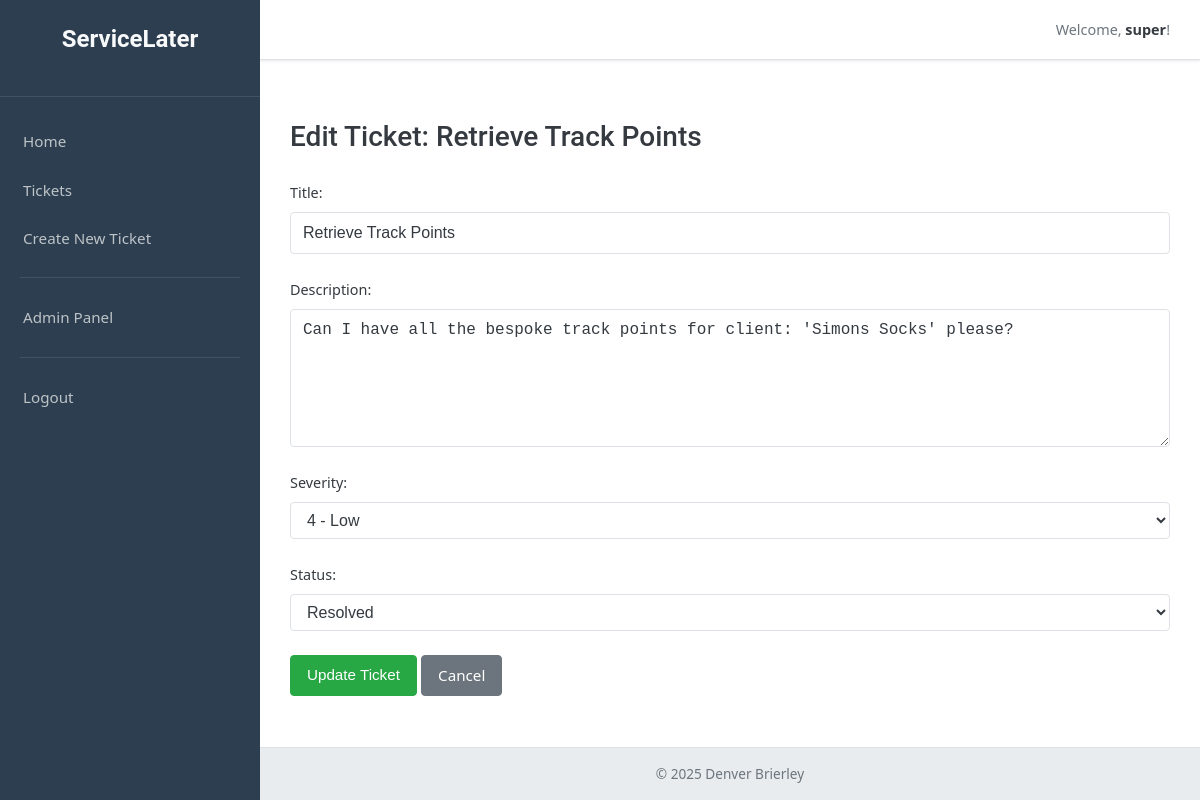
Page /tickets/16/update/ (signed in) on the committed database.
### tickets/models.py (models this page shows, shortened)
class Tickets(models.Model):
    ticket_id = models.AutoField(primary_key=True)
    title = models.CharField(max_length=100)
    description = models.TextField()
    severity = models.IntegerField()
    status = models.CharField(max_length=50)

### tickets/views.py (the view)
# urls.py: path('tickets/<int:ticket_id>/update/', views.ticket_update_view, name='ticket_update'),
@login_required
def ticket_update_view(request, ticket_id):
    ticket = get_object_or_404(Tickets, ticket_id=ticket_id)
    if request.method == 'POST':
        form = TicketForm(request.POST, instance=ticket)
        if form.is_valid():
            form.save()
            messages.success(request, 'Ticket updated successfully!')
            return redirect('ticket_detail', ticket_id=ticket.ticket_id)
        else:
            logger.warning(f"Invalid form submission by '{request.user.username}' for ticket update id={ticket_id}.")
            messages.error(request, 'Please correct the errors below.')
    else:
        form = TicketForm(instance=ticket)
    return render(request, 'tickets/ticket_form.html', {'form': form, 'ticket': ticket})

### tickets/forms.py
class TicketForm(forms.ModelForm):
    SEVERITY_CHOICES = [
        (1, '1 - Critical'),
        (2, '2 - High'),
        (3, '3 - Medium'),
        (4, '4 - Low'),
    ]
    STATUS_CHOICES = [
        ('Open', 'Open'),
        ('In Progress', 'In Progress'),
        ('Resolved', 'Resolved'),
        ('Closed', 'Closed'),
    ]
    severity = forms.ChoiceField(choices=SEVERITY_CHOICES, widget=forms.Select(attrs={'class': 'form-control'}))
    status = forms.ChoiceField(choices=STATUS_CHOICES, widget=forms.Select(attrs={'class': 'form-control'}))
    description = forms.CharField(widget=forms.Textarea(attrs={'rows': 5, 'class': 'form-control'}))
    title = forms.CharField(widget=forms.TextInput(attrs={'class': 'form-control'}))
    class Meta:
        model = Tickets
        fields = ['title', 'description', 'severity', 'status']

### tickets/templates/tickets/ticket_form.html (shortened to what this page needs)
{% extends "tickets/base.html" %}
{% block content %}
    <h2>{% if form.instance.pk %}Edit Ticket: {{ form.instance.title }}{% else %}Create New Ticket{% endif %}</h2>
    <form method="post">
        <div class="form-group">
            <label for="{{ form.title.id_for_label }}">Title:</label>
            {{ form.title }}
        </div>
        <div class="form-group">
            <label for="{{ form.description.id_for_label }}">Description:</label>
            {{ form.description }}
        </div>
        <div class="form-group">
            <label for="{{ form.severity.id_for_label }}">Severity:</label>
            {{ form.severity }}
        </div>
         <div class="form-group">
            <label for="{{ form.status.id_for_label }}">Status:</label>
            {{ form.status }}
        </div>
        <button type="submit" class="btn btn-primary">{% if form.instance.pk %}Update{% else %}Create{% endif %} Ticket</button>
        <a href="{% if form.instance.pk %}{% url 'ticket_detail' form.instance.pk %}{% else %}{% url 'ticket_list' %}{% endif %}" class="btn btn-secondary">Cancel</a>
    </form>
{% endblock %}

### tickets/templates/tickets/base.html (shortened to what this page needs)
{% load static %} <!DOCTYPE html>
<html lang="en">
<head>
    <link rel="stylesheet" href="{% static 'tickets/css/styles.css' %}">
</head>
<body>
    <div class="app-wrapper">
        <aside class="app-sidebar" id="appSidebar">
            <div class="sidebar-header">
                <h1 class="sidebar-logo"><a href="{% url 'home' %}">ServiceLater</a></h1> </div>
            <nav class="sidebar-nav">
                <ul>
                    <li><a href="{% url 'home' %}" {% if request.resolver_match.url_name == 'home' %}class="active"{% endif %}>Home</a></li> {% if user.is_authenticated %}
                        <li><a href="{% url 'ticket_list' %}" >Tickets</a></li> <li><a href="{% url 'ticket_create' %}" >Create New Ticket</a></li>
                        {% if user.is_staff %}
                        <li class="nav-separator"></li>
                        <li><a href="/admin/" target="_blank">Admin Panel</a></li>
                        {% endif %}
                        <li class="nav-separator"></li>
                        <li><a href="{% url 'logout' %}">Logout</a></li>
                    {% else %}
                        <li><a href="{% url 'login' %}" {% if request.resolver_match.url_name == 'login' %}class="active"{% endif %}>Login</a></li>
                        <li><a href="{% url 'register' %}" {% if request.resolver_match.url_name == 'register' %}class="active"{% endif %}>Register</a></li>
                    {% endif %}
                </ul>
            </nav>
        </aside>
        <div class="app-main-content">
            <header class="app-header">
                <div class="header-user-info">
                    {% if user.is_authenticated %}
                        <span>Welcome, <strong>{{ user.username }}</strong>!</span>
                    {% else %}
                        <span>Welcome, Guest!</span>
                    {% endif %}
                </div>
            </header>
            <main class="page-content">
                {% block content %}
                {% endblock %}
            </main>
            <footer class="app-footer">
                <p>&copy; {% now "Y" %} Denver Brierley</p> </footer>
        </div>
    </div>
</body>
</html>

### tickets/static/tickets/css/styles.css (style rules this page uses)
:root { --font-primary: 'Segoe UI', Tahoma, Geneva, Verdana, sans-serif; --font-secondary: 'Roboto', sans-serif; --color-bg-main: #f4f6f8; --color-bg-sidebar: #2c3e50; --color-bg-header: #ffffff; --color-bg-content: #ffffff; --color-bg-footer: #e9ecef; --color-text-light: #f8f9fa; --color-text-dark: #343a40; --color-text-muted: #6c757d; --color-text-sidebar: #bdc3c7; --color-text-sidebar-active: #ffffff; --color-text-sidebar-hover: #ffffff; --color-primary-accent: #28a745; --color-primary-accent-dark: #218838; --color-secondary-accent: #1abc9c; --color-border: #dee2e6; --color-shadow: rgba(0, 0, 0, 0.1); --sidebar-width: 260px; --header-height: 60px; --border-radius: 4px; }
* { box-sizing: border-box; margin: 0; padding: 0; }
html, body { height: 100%; font-family: var(--font-primary); background-color: var(--color-bg-main); color: var(--color-text-dark); font-size: 16px; line-height: 1.6; }
a { color: var(--color-primary-accent); text-decoration: none; transition: color 0.2s ease; }
h1, h2, h3, h4, h5, h6 { font-family: var(--font-secondary); color: var(--color-text-dark); margin-bottom: 0.75em; font-weight: 500; }
h1 { font-size: 2rem; }
h2 { font-size: 1.75rem; }
.app-wrapper { display: flex; min-height: 100vh; }
.app-sidebar { width: var(--sidebar-width); background-color: var(--color-bg-sidebar); color: var(--color-text-light); padding: 20px 0; position: fixed; top: 0; left: 0; bottom: 0; overflow-y: auto; transition: width 0.3s ease; z-index: 1000; }
.sidebar-header { padding: 0 20px 20px 20px; margin-bottom: 20px; border-bottom: 1px solid rgba(255,255,255,0.1); }
.sidebar-logo { font-size: 1.5rem; font-weight: bold; color: var(--color-text-light); text-align: center; }
.sidebar-logo a { color: inherit; }
.sidebar-nav ul { list-style: none; }
.sidebar-nav li a { display: block; padding: 12px 20px; color: var(--color-text-sidebar); font-size: 0.95rem; transition: background-color 0.2s ease, color 0.2s ease; border-left: 3px solid transparent; }
.sidebar-nav li.nav-separator { height: 1px; background-color: rgba(255,255,255,0.1); margin: 15px 20px; }
.app-main-content { margin-left: var(--sidebar-width); flex-grow: 1; display: flex; flex-direction: column; transition: margin-left 0.3s ease; }
.app-header { height: var(--header-height); background-color: var(--color-bg-header); display: flex; justify-content: flex-end; align-items: center; padding: 0 30px; border-bottom: 1px solid var(--color-border); box-shadow: 0 1px 3px var(--color-shadow); position: sticky; top: 0; z-index: 900; }
.header-user-info { font-size: 0.9rem; color: var(--color-text-muted); }
.header-user-info strong { color: var(--color-text-dark); }
.page-content { padding: 30px; flex-grow: 1; background-color: var(--color-bg-content); }
.app-footer { padding: 15px 30px; text-align: center; font-size: 0.85rem; color: var(--color-text-muted); background-color: var(--color-bg-footer); border-top: 1px solid var(--color-border); }
.form-group { margin-bottom: 1.5rem; }
.form-group label { display: block; margin-bottom: .5rem; font-weight: 500; font-size: 0.9rem; }
.form-control { display: block; width: 100%; padding: .5rem .75rem; font-size: 1rem; line-height: 1.5; color: var(--color-text-dark); background-color: #fff; background-clip: padding-box; border: 1px solid var(--color-border); border-radius: var(--border-radius); transition: border-color .15s ease-in-out,box-shadow .15s ease-in-out; }
textarea.form-control { min-height: 120px; }
.btn { display: inline-block; font-weight: 500; color: var(--color-text-dark); text-align: center; vertical-align: middle; cursor: pointer; user-select: none; background-color: transparent; border: 1px solid transparent; padding: .5rem 1rem; font-size: .95rem; line-height: 1.5; border-radius: var(--border-radius); transition: all .15s ease-in-out; }
.btn-primary { color: #fff; background-color: var(--color-primary-accent); border-color: var(--color-primary-accent); }
.btn-secondary { color: #fff; background-color: var(--color-text-muted); border-color: var(--color-text-muted); }

### rows in the picture
Tickets: instance "Retrieve Track Points", title "Retrieve Track Points", description "Can I have all the bespoke track points for client: 'Simons Socks' please?", severity "4 - Low", status "Resolved"

### other values in the picture
{{ user.username }} "super"
